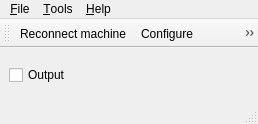
<?xml version="1.0" encoding="UTF-8"?>
<ui version="4.0">
 <class>MainWindow</class>
 <widget class="QMainWindow" name="MainWindow">
  <property name="enabled">
   <bool>true</bool>
  </property>
  <property name="geometry">
   <rect>
    <x>0</x>
    <y>0</y>
    <width>258</width>
    <height>124</height>
   </rect>
  </property>
  <property name="minimumSize">
   <size>
    <width>250</width>
    <height>0</height>
   </size>
  </property>
  <property name="windowTitle">
   <string notr="true">Plover</string>
  </property>
  <property name="windowIcon">
   <iconset resource="resources/resources.qrc">
    <normaloff>:/plover.png</normaloff>:/plover.png</iconset>
  </property>
  <widget class="QWidget" name="centralwidget">
   <property name="sizePolicy">
    <sizepolicy hsizetype="MinimumExpanding" vsizetype="MinimumExpanding">
     <horstretch>0</horstretch>
     <verstretch>0</verstretch>
    </sizepolicy>
   </property>
   <property name="minimumSize">
    <size>
     <width>0</width>
     <height>0</height>
    </size>
   </property>
   <layout class="QVBoxLayout" name="verticalLayout">
    <item>
     <layout class="QGridLayout" name="gridLayout">
      <item row="0" column="0">
       <widget class="QCheckBox" name="output">
        <property name="sizePolicy">
         <sizepolicy hsizetype="Minimum" vsizetype="Fixed">
          <horstretch>0</horstretch>
          <verstretch>0</verstretch>
         </sizepolicy>
        </property>
        <property name="autoFillBackground">
         <bool>false</bool>
        </property>
        <property name="text">
         <string>Output</string>
        </property>
       </widget>
      </item>
     </layout>
    </item>
   </layout>
  </widget>
  <widget class="QMenuBar" name="menubar">
   <property name="geometry">
    <rect>
     <x>0</x>
     <y>0</y>
     <width>258</width>
     <height>19</height>
    </rect>
   </property>
   <widget class="QMenu" name="menu_Application">
    <property name="title">
     <string>&amp;File</string>
    </property>
    <addaction name="action_ToggleOutput"/>
    <addaction name="action_Reconnect"/>
    <addaction name="separator"/>
    <addaction name="action_Configure"/>
    <addaction name="separator"/>
    <addaction name="action_ShowHide"/>
    <addaction name="action_Quit"/>
   </widget>
   <widget class="QMenu" name="menu_Dictionaries">
    <property name="title">
     <string>&amp;Tools</string>
    </property>
    <addaction name="action_Lookup"/>
    <addaction name="action_ManageDictionaries"/>
    <addaction name="action_AddTranslation"/>
    <addaction name="action_PaperTape"/>
    <addaction name="action_Suggestions"/>
   </widget>
   <widget class="QMenu" name="menu_Help">
    <property name="title">
     <string>&amp;Help</string>
    </property>
    <addaction name="action_About"/>
   </widget>
   <addaction name="menu_Application"/>
   <addaction name="menu_Dictionaries"/>
   <addaction name="menu_Help"/>
  </widget>
  <widget class="QStatusBar" name="statusbar"/>
  <widget class="QToolBar" name="toolBar">
   <property name="windowTitle">
    <string>Plover: Toolbar</string>
   </property>
   <property name="iconSize">
    <size>
     <width>16</width>
     <height>16</height>
    </size>
   </property>
   <attribute name="toolBarArea">
    <enum>TopToolBarArea</enum>
   </attribute>
   <attribute name="toolBarBreak">
    <bool>false</bool>
   </attribute>
   <addaction name="action_Reconnect"/>
   <addaction name="action_Configure"/>
   <addaction name="action_ManageDictionaries"/>
   <addaction name="action_AddTranslation"/>
   <addaction name="action_Lookup"/>
   <addaction name="action_Suggestions"/>
   <addaction name="action_PaperTape"/>
  </widget>
  <action name="action_Quit">
   <property name="text">
    <string>&amp;Quit Plover</string>
   </property>
   <property name="toolTip">
    <string>Quit the application.</string>
   </property>
   <property name="shortcut">
    <string>Ctrl+Q</string>
   </property>
  </action>
  <action name="action_Configure">
   <property name="icon">
    <iconset resource="resources/resources.qrc">
     <normaloff>:/preferences.png</normaloff>:/preferences.png</iconset>
   </property>
   <property name="text">
    <string>&amp;Configure</string>
   </property>
   <property name="toolTip">
    <string>Open the configuration dialog.</string>
   </property>
   <property name="shortcut">
    <string>Ctrl+,</string>
   </property>
  </action>
  <action name="action_AddTranslation">
   <property name="icon">
    <iconset resource="resources/resources.qrc">
     <normaloff>:/new.png</normaloff>:/new.png</iconset>
   </property>
   <property name="text">
    <string>&amp;New translation</string>
   </property>
   <property name="toolTip">
    <string>Open the new translation dialog.</string>
   </property>
   <property name="shortcut">
    <string>Ctrl+N</string>
   </property>
  </action>
  <action name="action_Lookup">
   <property name="icon">
    <iconset resource="resources/resources.qrc">
     <normaloff>:/search.png</normaloff>:/search.png</iconset>
   </property>
   <property name="text">
    <string>&amp;Lookup</string>
   </property>
   <property name="toolTip">
    <string>Open the lookup dialog.</string>
   </property>
   <property name="shortcut">
    <string>Ctrl+L</string>
   </property>
  </action>
  <action name="action_ManageDictionaries">
   <property name="icon">
    <iconset resource="resources/resources.qrc">
     <normaloff>:/dictionary.png</normaloff>:/dictionary.png</iconset>
   </property>
   <property name="text">
    <string>Manage &amp;dictionaries</string>
   </property>
   <property name="toolTip">
    <string>Open the dictionaries manager.</string>
   </property>
   <property name="shortcut">
    <string>Ctrl+D</string>
   </property>
  </action>
  <action name="action_PaperTape">
   <property name="icon">
    <iconset resource="resources/resources.qrc">
     <normaloff>:/tape.png</normaloff>:/tape.png</iconset>
   </property>
   <property name="text">
    <string>Paper &amp;tape</string>
   </property>
   <property name="toolTip">
    <string>Open the paper tape.</string>
   </property>
   <property name="shortcut">
    <string>Ctrl+T</string>
   </property>
  </action>
  <action name="action_Suggestions">
   <property name="icon">
    <iconset resource="resources/resources.qrc">
     <normaloff>:/suggestions.png</normaloff>:/suggestions.png</iconset>
   </property>
   <property name="text">
    <string>&amp;Suggestions</string>
   </property>
   <property name="toolTip">
    <string>Open the suggestions dialog.</string>
   </property>
   <property name="shortcut">
    <string>Ctrl+J</string>
   </property>
  </action>
  <action name="action_About">
   <property name="text">
    <string>&amp;About</string>
   </property>
   <property name="toolTip">
    <string>Open the about dialog.</string>
   </property>
  </action>
  <action name="action_Reconnect">
   <property name="icon">
    <iconset resource="resources/resources.qrc">
     <normaloff>:/refresh.png</normaloff>:/refresh.png</iconset>
   </property>
   <property name="text">
    <string>R&amp;econnect machine</string>
   </property>
   <property name="toolTip">
    <string>Disconnect and reconnect the machine.</string>
   </property>
   <property name="shortcut">
    <string>Ctrl+R</string>
   </property>
  </action>
  <action name="action_ShowHide">
   <property name="text">
    <string>&amp;Show/Hide</string>
   </property>
   <property name="toolTip">
    <string>Show/Hide the main window.</string>
   </property>
   <property name="shortcut">
    <string>Ctrl+W</string>
   </property>
  </action>
  <action name="action_ToggleOutput">
   <property name="checkable">
    <bool>true</bool>
   </property>
   <property name="text">
    <string>Toggle &amp;output</string>
   </property>
   <property name="toolTip">
    <string>Toggle the output.</string>
   </property>
   <property name="shortcut">
    <string>Ctrl+.</string>
   </property>
  </action>
 </widget>
 <resources>
  <include location="resources/resources.qrc"/>
 </resources>
 <connections>
  <connection>
   <sender>action_Reconnect</sender>
   <signal>triggered()</signal>
   <receiver>MainWindow</receiver>
   <slot>on_reconnect()</slot>
   <hints>
    <hint type="sourcelabel">
     <x>-1</x>
     <y>-1</y>
    </hint>
    <hint type="destinationlabel">
     <x>399</x>
     <y>299</y>
    </hint>
   </hints>
  </connection>
  <connection>
   <sender>action_AddTranslation</sender>
   <signal>triggered()</signal>
   <receiver>MainWindow</receiver>
   <slot>on_add_translation()</slot>
   <hints>
    <hint type="sourcelabel">
     <x>-1</x>
     <y>-1</y>
    </hint>
    <hint type="destinationlabel">
     <x>140</x>
     <y>57</y>
    </hint>
   </hints>
  </connection>
  <connection>
   <sender>action_Configure</sender>
   <signal>triggered()</signal>
   <receiver>MainWindow</receiver>
   <slot>on_configure()</slot>
   <hints>
    <hint type="sourcelabel">
     <x>-1</x>
     <y>-1</y>
    </hint>
    <hint type="destinationlabel">
     <x>140</x>
     <y>57</y>
    </hint>
   </hints>
  </connection>
  <connection>
   <sender>action_ShowHide</sender>
   <signal>triggered()</signal>
   <receiver>MainWindow</receiver>
   <slot>on_show_hide()</slot>
   <hints>
    <hint type="sourcelabel">
     <x>-1</x>
     <y>-1</y>
    </hint>
    <hint type="destinationlabel">
     <x>124</x>
     <y>46</y>
    </hint>
   </hints>
  </connection>
  <connection>
   <sender>action_ManageDictionaries</sender>
   <signal>triggered()</signal>
   <receiver>MainWindow</receiver>
   <slot>on_manage_dictionaries()</slot>
   <hints>
    <hint type="sourcelabel">
     <x>-1</x>
     <y>-1</y>
    </hint>
    <hint type="destinationlabel">
     <x>124</x>
     <y>46</y>
    </hint>
   </hints>
  </connection>
  <connection>
   <sender>action_PaperTape</sender>
   <signal>triggered()</signal>
   <receiver>MainWindow</receiver>
   <slot>on_paper_tape()</slot>
   <hints>
    <hint type="sourcelabel">
     <x>-1</x>
     <y>-1</y>
    </hint>
    <hint type="destinationlabel">
     <x>124</x>
     <y>46</y>
    </hint>
   </hints>
  </connection>
  <connection>
   <sender>action_Suggestions</sender>
   <signal>triggered()</signal>
   <receiver>MainWindow</receiver>
   <slot>on_suggestions()</slot>
   <hints>
    <hint type="sourcelabel">
     <x>-1</x>
     <y>-1</y>
    </hint>
    <hint type="destinationlabel">
     <x>124</x>
     <y>46</y>
    </hint>
   </hints>
  </connection>
  <connection>
   <sender>action_Lookup</sender>
   <signal>triggered()</signal>
   <receiver>MainWindow</receiver>
   <slot>on_lookup()</slot>
   <hints>
    <hint type="sourcelabel">
     <x>-1</x>
     <y>-1</y>
    </hint>
    <hint type="destinationlabel">
     <x>124</x>
     <y>46</y>
    </hint>
   </hints>
  </connection>
  <connection>
   <sender>output</sender>
   <signal>clicked(bool)</signal>
   <receiver>action_ToggleOutput</receiver>
   <slot>setChecked(bool)</slot>
   <hints>
    <hint type="sourcelabel">
     <x>124</x>
     <y>82</y>
    </hint>
    <hint type="destinationlabel">
     <x>-1</x>
     <y>-1</y>
    </hint>
   </hints>
  </connection>
  <connection>
   <sender>action_ToggleOutput</sender>
   <signal>triggered(bool)</signal>
   <receiver>MainWindow</receiver>
   <slot>on_toggle_output(bool)</slot>
   <hints>
    <hint type="sourcelabel">
     <x>-1</x>
     <y>-1</y>
    </hint>
    <hint type="destinationlabel">
     <x>124</x>
     <y>61</y>
    </hint>
   </hints>
  </connection>
  <connection>
   <sender>action_ToggleOutput</sender>
   <signal>triggered(bool)</signal>
   <receiver>output</receiver>
   <slot>setChecked(bool)</slot>
   <hints>
    <hint type="sourcelabel">
     <x>-1</x>
     <y>-1</y>
    </hint>
    <hint type="destinationlabel">
     <x>124</x>
     <y>82</y>
    </hint>
   </hints>
  </connection>
  <connection>
   <sender>output</sender>
   <signal>clicked(bool)</signal>
   <receiver>MainWindow</receiver>
   <slot>on_toggle_output(bool)</slot>
   <hints>
    <hint type="sourcelabel">
     <x>128</x>
     <y>82</y>
    </hint>
    <hint type="destinationlabel">
     <x>128</x>
     <y>61</y>
    </hint>
   </hints>
  </connection>
  <connection>
   <sender>action_About</sender>
   <signal>triggered()</signal>
   <receiver>MainWindow</receiver>
   <slot>on_about()</slot>
   <hints>
    <hint type="sourcelabel">
     <x>-1</x>
     <y>-1</y>
    </hint>
    <hint type="destinationlabel">
     <x>128</x>
     <y>61</y>
    </hint>
   </hints>
  </connection>
 </connections>
 <slots>
  <slot>on_reconnect()</slot>
  <slot>on_add_translation()</slot>
  <slot>on_configure()</slot>
  <slot>on_manage_dictionaries()</slot>
  <slot>on_lookup()</slot>
  <slot>on_paper_tape()</slot>
  <slot>on_suggestions()</slot>
  <slot>on_quit()</slot>
  <slot>on_toggle_output(bool)</slot>
  <slot>on_about()</slot>
  <slot>on_show_hide()</slot>
 </slots>
</ui>
